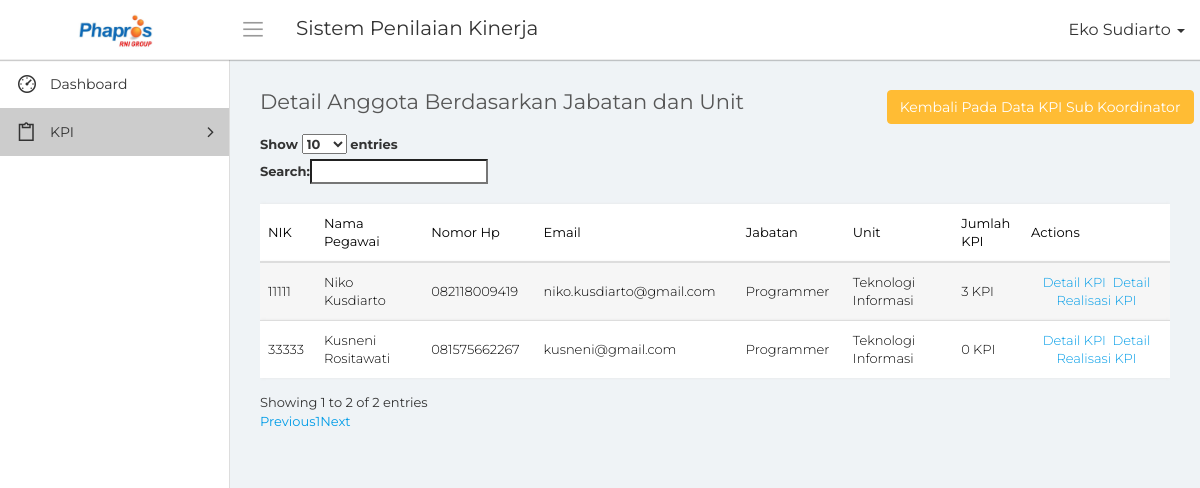
The app's page /detail_jabatan.php?id_jabatan=3&&id_unit=1 (signed in) with its own data.
### tables this page shows
CREATE TABLE `mst_anggota` (
  `id_anggota` bigint(20) NOT NULL,
  `nik` varchar(50) NOT NULL,
  `nama` varchar(50) NOT NULL,
  `jenis_kelamin` int(2) NOT NULL,
  `tempat_lahir` varchar(50) NOT NULL,
  `tanggal_lahir` date NOT NULL,
  `status` int(2) NOT NULL,
  `nomor_hp` varchar(20) NOT NULL,
  `email` varchar(50) NOT NULL,
  `id_golongan` bigint(20) NOT NULL,
  `id_jabatan` bigint(20) NOT NULL,
  `id_unit` bigint(20) NOT NULL,
  `alamat` text NOT NULL,
  `tanggal_input` date NOT NULL
);

CREATE TABLE `mst_jabatan` (
  `id_jabatan` bigint(20) NOT NULL,
  `nama_jabatan` varchar(50) NOT NULL,
  `tanggal_input` date NOT NULL
);

CREATE TABLE `mst_unit` (
  `id_unit` bigint(20) NOT NULL,
  `nama_unit` varchar(50) NOT NULL,
  `tanggal_input` date NOT NULL
);

### conn/database.php (called while the page is built, shortened)
<?php
	class database{
		function __construct(){
			$this->connection = new mysqli('localhost', 'root', '','phapros_final');
		}
		function tampil_akses(){
			$query = $this->connection->query("SELECT * FROM akses_menu");
			while($tampil = $query->fetch_array())
				$hasil[] = $tampil;
			return $hasil;
		}
		function tampil_anggota_grup2($id_jabatan = null, $id_unit = null)
		{
			$query = $this->connection->query("SELECT a.*, j.nama_jabatan, u.nama_unit FROM mst_anggota a JOIN mst_jabatan j ON j.id_jabatan = a.id_jabatan JOIN mst_unit u ON u.id_unit = a.id_unit WHERE a.id_jabatan = '$id_jabatan' AND a.id_unit = '$id_unit' GROUP BY a.nik");
			while($tampil = $query->fetch_array())
			{
				$hasil[] = $tampil;
			}
			return $hasil;
		}
		function hitung_data_kpi($id_anggota = null, $id_jabatan = null, $id_unit = null, $id_periode = null)
		{
			if($id_periode != null)
				$query = $this->connection->query("SELECT * FROM data_kpi k LEFT JOIN mst_periode p ON p.id_periode = k.id_periode WHERE k.id_anggota = '$id_anggota' AND k.id_jabatan = '$id_jabatan' AND k.id_unit = '$id_unit' AND p.id_periode = '$id_periode'");
			else
				$query = $this->connection->query("SELECT * FROM data_kpi k LEFT JOIN mst_periode p ON p.id_periode = k.id_periode WHERE k.id_anggota = '$id_anggota' AND k.id_jabatan = '$id_jabatan' AND k.id_unit = '$id_unit'");
			$jml = 0;
			while($tampil = $query->fetch_array())
				$jml = $jml+1;
			return $jml;
		}
	}
?>

### detail_jabatan.php (the view, shortened to what this page needs)
<?php
    include "conn/database.php";
    $db = new database();
    $nama = $_SESSION['nama'];
    $jabatan = $_SESSION['id_jabatan'];
?>
<!DOCTYPE html>
<html>
    <head>
        <link rel="stylesheet" type="text/css" href="assets/css/bootstrap.min.css">
        <link rel="stylesheet" type="text/css" href="assets/css/font-awesome.min.css">
        <link rel="stylesheet" type="text/css" href="assets/css/line-awesome.min.css">
        <link rel="stylesheet" type="text/css" href="https://cdn.datatables.net/v/dt/dt-1.10.18/datatables.min.css"/>
		<link rel="stylesheet" type="text/css" href="assets/css/select2.min.css">
		<link rel="stylesheet" type="text/css" href="assets/css/bootstrap-datetimepicker.min.css">
        <link rel="stylesheet" type="text/css" href="assets/css/style.css">
    </head>
    <body>
        <div class="main-wrapper">
            <div class="header">
				<div class="header-left">
                    <a href="index.php" class="logo">
						<img src="assets/img/logo-phapros.jpg" width="75" height="" alt="">
					</a>
                </div>
				<a id="toggle_btn" href="javascript:void(0);"><i class="la la-bars"></i></a>
                <div class="page-title-box pull-left">
					<h3>Sistem Penilaian Kinerja</h3>
                </div>
				<ul class="nav navbar-nav navbar-right user-menu pull-right">
					<li class="dropdown">
						<a href="" class="dropdown-toggle user-link" data-toggle="dropdown" title="Admin">
							<span>
                                <?php echo $nama; ?>
                            </span>
							<i class="caret"></i>
						</a>
					</li>
				</ul>
            </div>
            <div class="sidebar" id="sidebar">
                <div class="sidebar-inner slimscroll">
					<div id="sidebar-menu" class="sidebar-menu">
						<ul>
							<li>
								<a href="index.php"><i class="la la-dashboard"></i> <span>Dashboard</span></a>
							</li>
                            <?php
                                foreach($db->tampil_akses() as $tampil)
                                {
                                    if($tampil['id_jabatan'] == $jabatan)
                                    {
                                        $m1 = $tampil['menu1'];
                                        $m2 = $tampil['menu2'];
                                        $m3 = $tampil['menu3'];
                                        $m4 = $tampil['menu4'];
                                        $m5 = $tampil['menu5'];
                                        $m6 = $tampil['menu6'];
                                        $m7 = $tampil['menu7'];
                                    }
                                }
                            ?>
                            <li class="active submenu">
								<a href="#"><i class="la la-clipboard"></i> <span> KPI</span> <span class="menu-arrow"></span></a>
							</li>
						</ul>
					</div>
                </div>
            </div>
            <div class="page-wrapper">
                <div class="content container-fluid">
					<div class="row">
						<div class="col-xs-8">
							<h4 class="page-title">Detail Anggota Berdasarkan Jabatan dan Unit</h4>
						</div>
                        <div class="col-xs-4 text-right m-b-10">
                            <a class="btn btn-warning" href="data_kpi_verifikasi.php">Kembali Pada Data KPI Sub Koordinator</a>
                        </div>
					</div>
					<div class="row">
						<div class="col-md-12">
							<div class="table-responsive">
								<table class="table table-striped custom-table m-b-0 display" id="tabel">
									<thead>
										<tr>
                                            <th>NIK</th>
                                            <th>Nama Pegawai</th>
                                            <th>Nomor Hp</th>
                                            <th>Email</th>
                                            <th>Jabatan</th>
                                            <th>Unit</th>
                                            <th>Jumlah KPI</th>
                                            <th>Actions</th>
										</tr>
									</thead>
									<tbody>
                                    <?php
                                        foreach($db->tampil_anggota_grup2($_GET['id_jabatan'], $_GET['id_unit']) as $data)
                                        {
                                    ?>
                                            <tr>
                                                <td><?php echo $data['nik']; ?></td>
                                                <td><?php echo $data['nama']; ?></td>
                                                <td><?php echo $data['nomor_hp']; ?></td>
                                                <td><?php echo $data['email']; ?></td>
                                                <td><?php echo $data['nama_jabatan']; ?></td>
                                                <td><?php echo $data['nama_unit']; ?></td>
                                                <td><?php echo $db->hitung_data_kpi($data['id_anggota'], $data['id_jabatan'], $data['id_unit'], $idA); ?> KPI</td>
                                                <td class="text-center">
                                                    <a href="detail_kpi.php?id_anggota=<?php echo $data['id_anggota']."&&id_jabatan=".$data['id_jabatan']."&&id_unit=".$data['id_unit']; ?>">Detail KPI</a>&nbsp;
                                                    <a href="detail_realisasi.php?id_anggota=<?php echo $data['id_anggota']."&&id_jabatan=".$data['id_jabatan']."&&id_unit=".$data['id_unit']; ?>">Detail Realisasi KPI</a>
                                                </td>
                                            </tr>
                                    <?php
                                        }
                                    ?>
									</tbody>
								</table>
							</div>
						</div>
					</div>
                </div>
            </div>
        </div>
    </body>
</html>

### records on screen
mst_anggota: nik "11111", nama "Niko Kusdiarto", nomor_hp "082118009419", email "niko.kusdiarto@gmail.com", id_jabatan.nama_jabatan "Programmer", id_unit.nama_unit "Teknologi Informasi", hitung_data_kpi "3"
mst_anggota: nik "33333", nama "Kusneni Rositawati", nomor_hp "081575662267", email "kusneni@gmail.com", id_jabatan.nama_jabatan "Programmer", id_unit.nama_unit "Teknologi Informasi", hitung_data_kpi "0"

### other values on screen
$nama "Eko Sudiarto"
